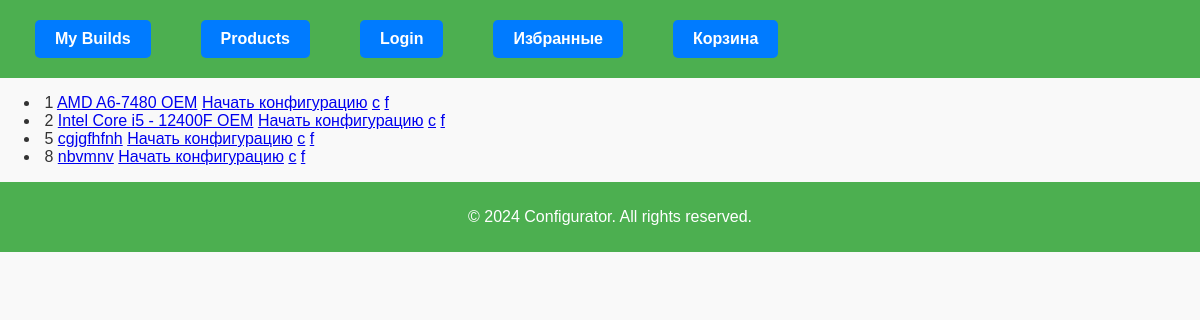
Before: /product_type/cpu with the older database file.
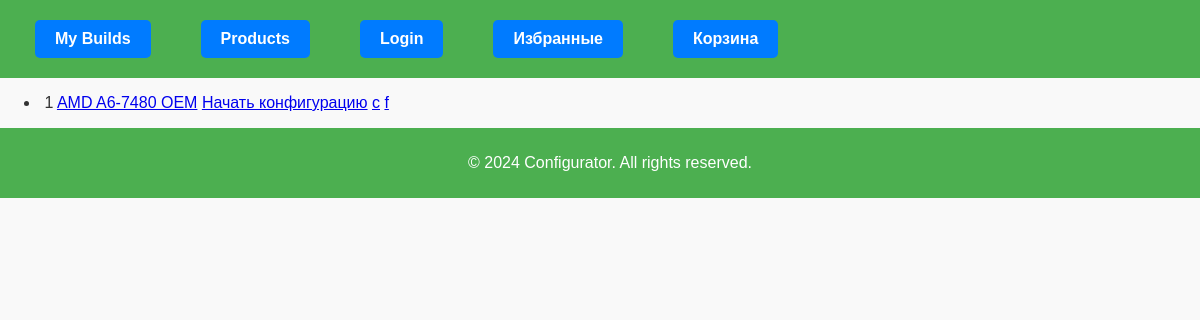
After: the same page with the newer database file.
### configurator/models.py (models this page shows, shortened)
class AutoCreateProductMixin:
    PRODUCT_TYPE = None  # Переопределяй в дочерних классах

class CPU(AutoCreateProductMixin, models.Model):
    name = models.CharField(max_length=100, verbose_name="Название процессора")
    image = models.ImageField(upload_to='images/CPU/', null=True, blank=True, verbose_name="Фото CPU")
    manufacturer = models.CharField(max_length=100, verbose_name="Производитель", default="Intel")
    socket = models.CharField(max_length=50, verbose_name="Socket", default="LGA 1700")
    architecture = models.CharField(max_length=50, verbose_name="Архитектура", null=True, blank=True)
    cores = models.IntegerField(verbose_name="Количество ядер", default=4)
    threads = models.IntegerField(verbose_name="Количество потоков", null=True, blank=True)
    base_clock = models.FloatField(verbose_name="Тактовая частота", null=True, blank=True)
    turbo_clock = models.FloatField(verbose_name="Частота процессора в режиме Turbo", null=True, blank=True)
    tdp = models.IntegerField(verbose_name="Типичное тепловыделение", null=True, blank=True)
    release_date = models.CharField(max_length=50, verbose_name="Дата релиза", null=True, blank=True)
    product = models.OneToOneField(Product, on_delete=models.CASCADE, related_name="cpu")
    PRODUCT_TYPE = 'cpu'

class Product(models.Model):
    type = models.CharField(
        max_length=40,
        choices=[
            ('cpu', 'CPU'),
            ('motherboard', 'Motherboard'),
            ('ram', 'RAM'),
            ('gpu', 'GPU'),
            ('psu', 'PSU'),
            ('case', 'Case'),
            ('storage', 'Storage'),
            ('os', 'OS'),
            ('сpucooler', 'CPUCooler')
        ]
    )
    price = models.DecimalField(max_digits=10, decimal_places=2, null=True, blank=True)

### core/views.py (the view)
# urls.py: path('product_type/<str:product_type>', CategoryView.as_view(), name='product_type'),
class CategoryView(View):
    def get(self, request, product_type):
        categories = {
            "cpu": CPU,
            "motherboard": Motherboard,
            "ram": RAM,
            "gpu": GPU,
            "psu": PSU,
            "case": Case,
            "hdd": HDD,
            'ssd': SSD,
            "os": OS,
            "cpucooler": CPUCooler,
        }
        products = categories.get(product_type).objects.all()
        return render(request, 'core/product_list.html', context={'products': products})

### core/templates/core/product_list.html (shortened to what this page needs)
{% extends 'core/base.html' %}
{% load static %}
{% block css %}<link rel="stylesheet" href="{% static 'core/css/products.css' %}"> {% endblock %}
{% block content %}
    <ul>
        {% for item in products %}
            <li>
                {{ item.product.id }}
                <a href="{% url 'product_features' item.product.type item.id %}">{{ item.name }}</a>
                <a href="{% url 'configurator' item.product.type item.id %}?clear=True">Начать конфигурацию</a>
                <a href="{% url 'add_to_cart' item.product.id %}">c</a>
                <a href="{% url 'add_to_favorites' item.product.id %}">f</a>
            </li>
        {% endfor %}
    </ul>
{% endblock %}

Changed rows visible on the page:
removed CPU: product.id "2", name "Intel Core i5 - 12400F OEM"
removed CPU: product.id "5", name "cgjgfhfnh"
removed CPU: product.id "8", name "nbvmnv"
